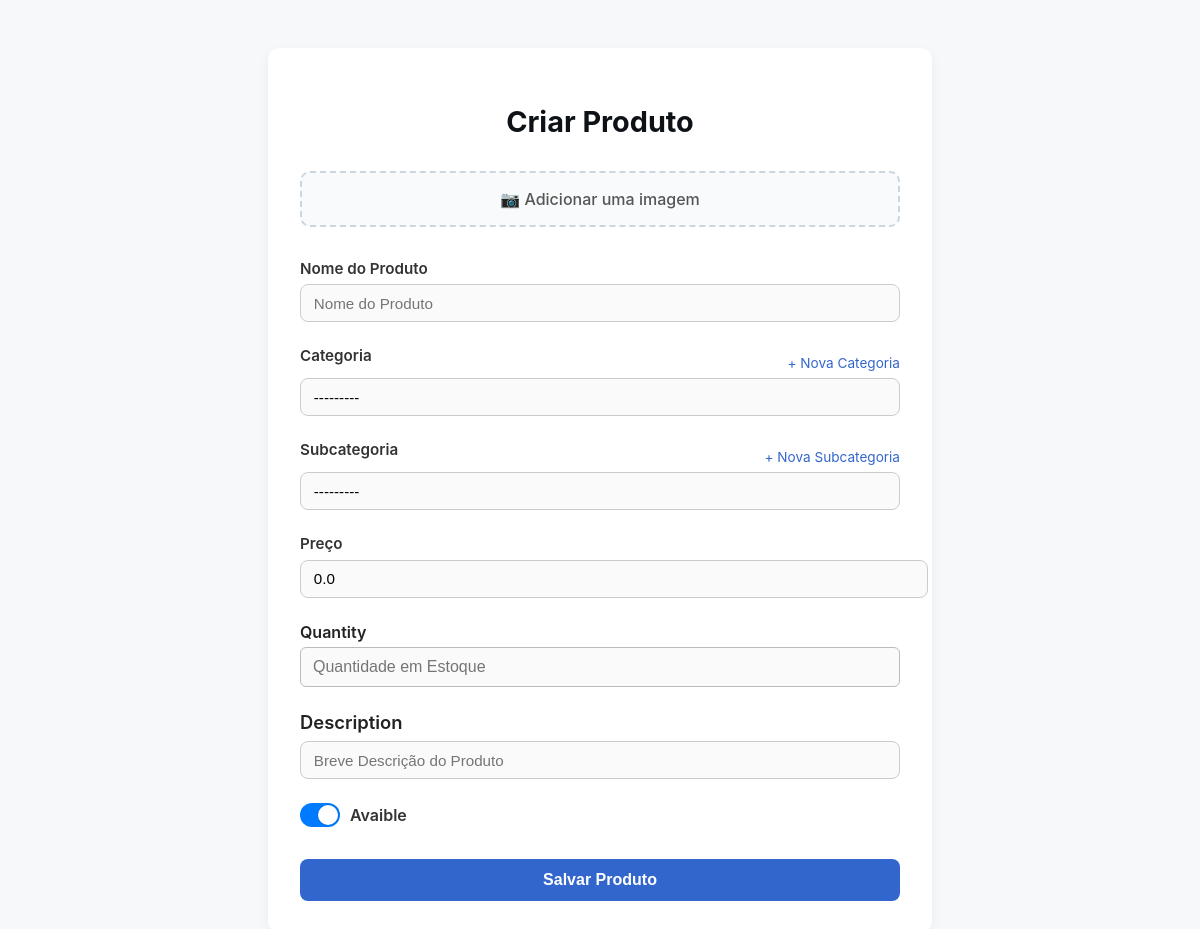
Page /create-product/ (signed in) on the earlier database version.
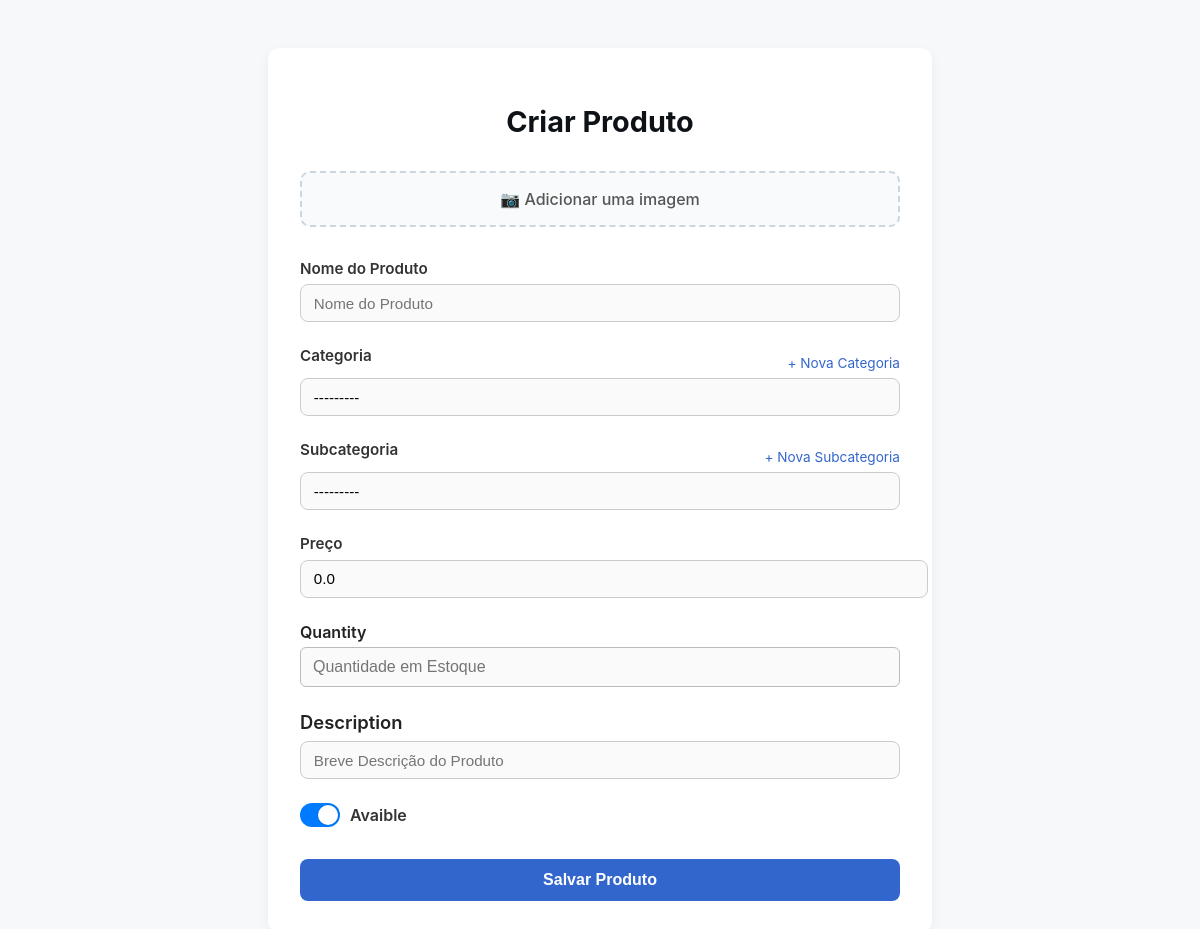
Same page on the later database version.
### inventory/models.py (models this page shows)
class SubCategory(models.Model):
        category = models.ForeignKey(Category, on_delete=models.CASCADE, related_name="subcategories")
        subcategory = models.CharField(max_length=50)
        class Meta:
         verbose_name = "Sub Category"
         verbose_name_plural = "Sub Categories"
        def __str__(self):
             return f"{self.subcategory}"

### inventory/views.py (the view)
# urls.py: path('create-product/', create_product, name='create_product'),
@login_required
def create_product(request):
    category_id = request.GET.get('category_id')
    subcategory_id = request.GET.get('subcategory_id')
    inital_data = {}
    if category_id:
            try:
                inital_data['category']  = Category.objects.get(id=category_id)
            except Category.DoesNotExist:
                pass
    if subcategory_id:
            try:
                inital_data['subcategory'] = SubCategory.objects.get(id=subcategory_id)
            except SubCategory.DoesNotExist:
                pass
    if request.method == 'POST':        #check if was a POST
        form = ItemForm(request.POST, request.FILES)   #IF yes, takes the parameter by the USER CREATE A FORM AND SAVE ON DB
        if form.is_valid():
            product  = form.save(commit=False)
            product.user = request.user
            product.save()
            return redirect('homepage')
    else:
        form = ItemForm(initial=inital_data)               #create the form and if we have the other context give to the forms
    return render(request, 'inventory/Create_Product/create_product.html',{"form":form})   #send the object to the form

### inventory/forms.py (shortened to what this page needs)
class ItemForm(forms.ModelForm):    #class from django, create a form A DB model
    class Meta: #model to use to buld the form
        model = Item        #we say to use the model item to buidl
        fields = ['images','name', 'category', 'subcategory','quantity', 'price','description', 'avaible']  #field to show on form
        exclude = ['user'] #remove user from the form
        widgets = {
            'name': forms.TextInput(attrs={
                                            'placeholder': 'Nome do Produto',
                                            'required': False
                                            }),
            'quantity': forms.TextInput(attrs={'placeholder': 'Quantidade em Estoque'}),
            'description': forms.TextInput(attrs={'placeholder': 'Breve Descrição do Produto'})
        }

### inventory/models.py (called while the page is built)
    def __str__(self):
         return str(self.category)

### inventory/templates/inventory/Create_Product/create_product.html (shortened to what this page needs)
{% load static %}
<!DOCTYPE html>
<html lang="en">
<head>
    {% block extra_css %}
    <link rel="stylesheet" href="{% static 'inventory/css/create_product.css' %}">
    {% endblock %}
</head>
<body>
    <div class="form-container">
        <h2 class="form-title">Criar Produto</h2>
        <form method="POST" enctype="multipart/form-data" id="product-form">
            <div class="form-card image-upload">
                <label for="id_images" class="image-upload-label">
                    <span>📷 Adicionar uma imagem</span>
                </label>
            </div>
            <div class="form-card">
                <label for="id_name" class="form-label">Nome do Produto</label>
                {{ form.name }}
          </div>
           <div class="form-card">
                <div class="form-label-wrapper">
                    <label for="id_category" class="form-label">Categoria</label>
                    <a href="{% url 'create_category' %}?next={{ request.path }}" onclick="saveFormData()" class="form-link">+ Nova Categoria</a>
                </div>
                {{ form.category }}
        </div>
        <div class="form-card">
                <div class="form-label-wrapper">
                    <label for="id_subcategory" class="form-label">Subcategoria</label>
                    <a id="new-subcategory-link"
                    href="{% url 'create_subcategory' %}?next={{ request.path }}&category_id={{ form.category.value }}"
                    data-base="{% url 'create_subcategory' %}"
                    data-next="{{ request.path }}"
                    onclick="saveFormData()"
                    class="form-link">
                    + Nova Subcategoria
                    </a>
                </div>
                {{ form.subcategory }}
        </div>
                <div class="form-card">
            <label for="id_price" class="form-label">Preço</label>
            {{ form.price }}
        </div>
        <div class="form-card">
            <label for="{{ form.quantity.id_for_label }}">{{ form.quantity.label }}</label>
            {{ form.quantity }}
        </div>
        <div class="form-card form-card-description">
            <label for="{{ form.description.id_for_label }}" class="form-label-description">{{ form.description.label }}</label>
            {{ form.description }}
        </div>
        <div class="form-card form-card-available">
            <label for="{{ form.avaible.id_for_label }}" class="switch-label">
                <span>{{ form.avaible.label }}</span>
            </label>
        </div>
            <button type="submit" class="submit-btn">Salvar Produto</button>
        </form>
    </div>
</body>
</html>

Differences in the rows shown:
added SubCategory: subcategory "---------"
Other differences:
form field subcategory: "---------" → (not shown)
